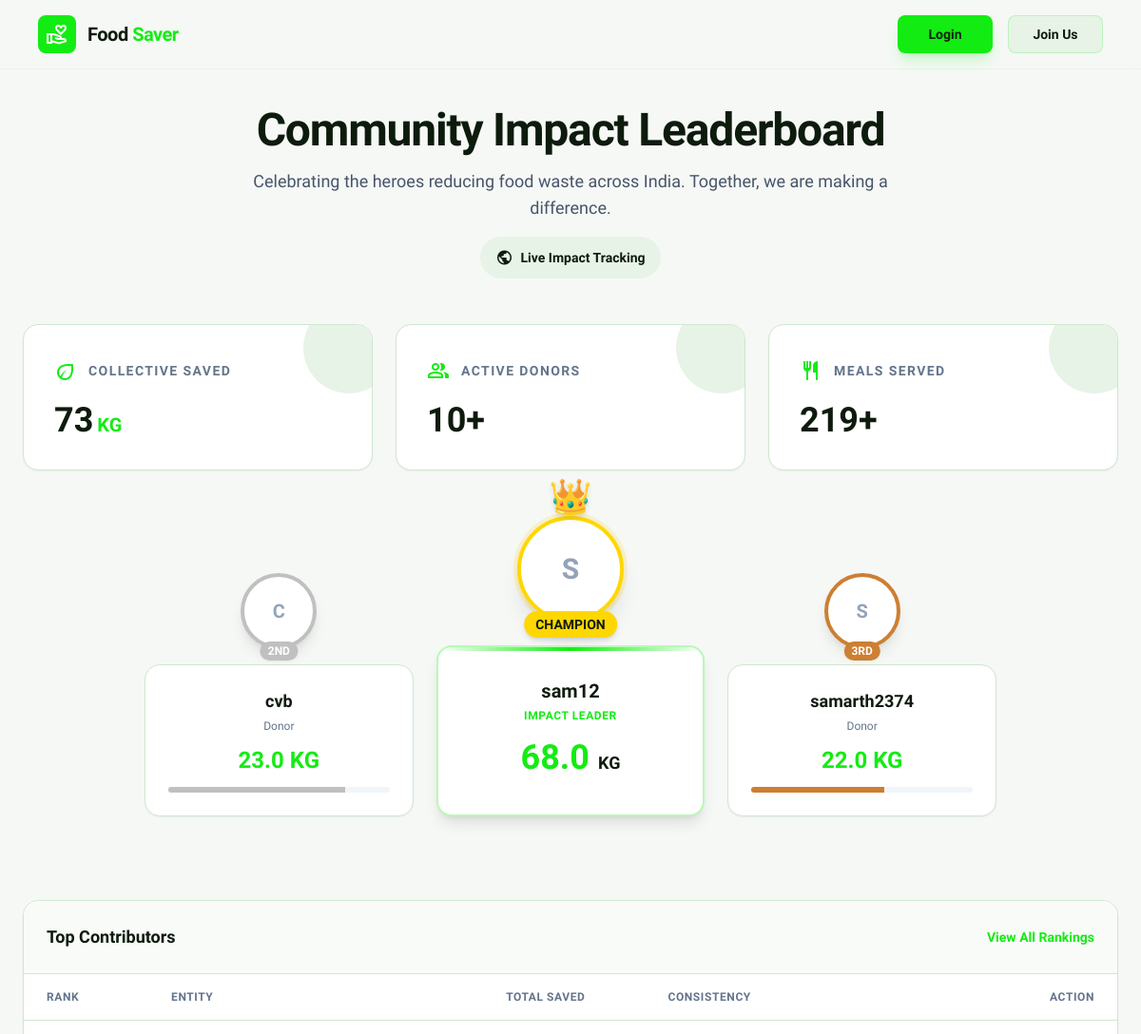
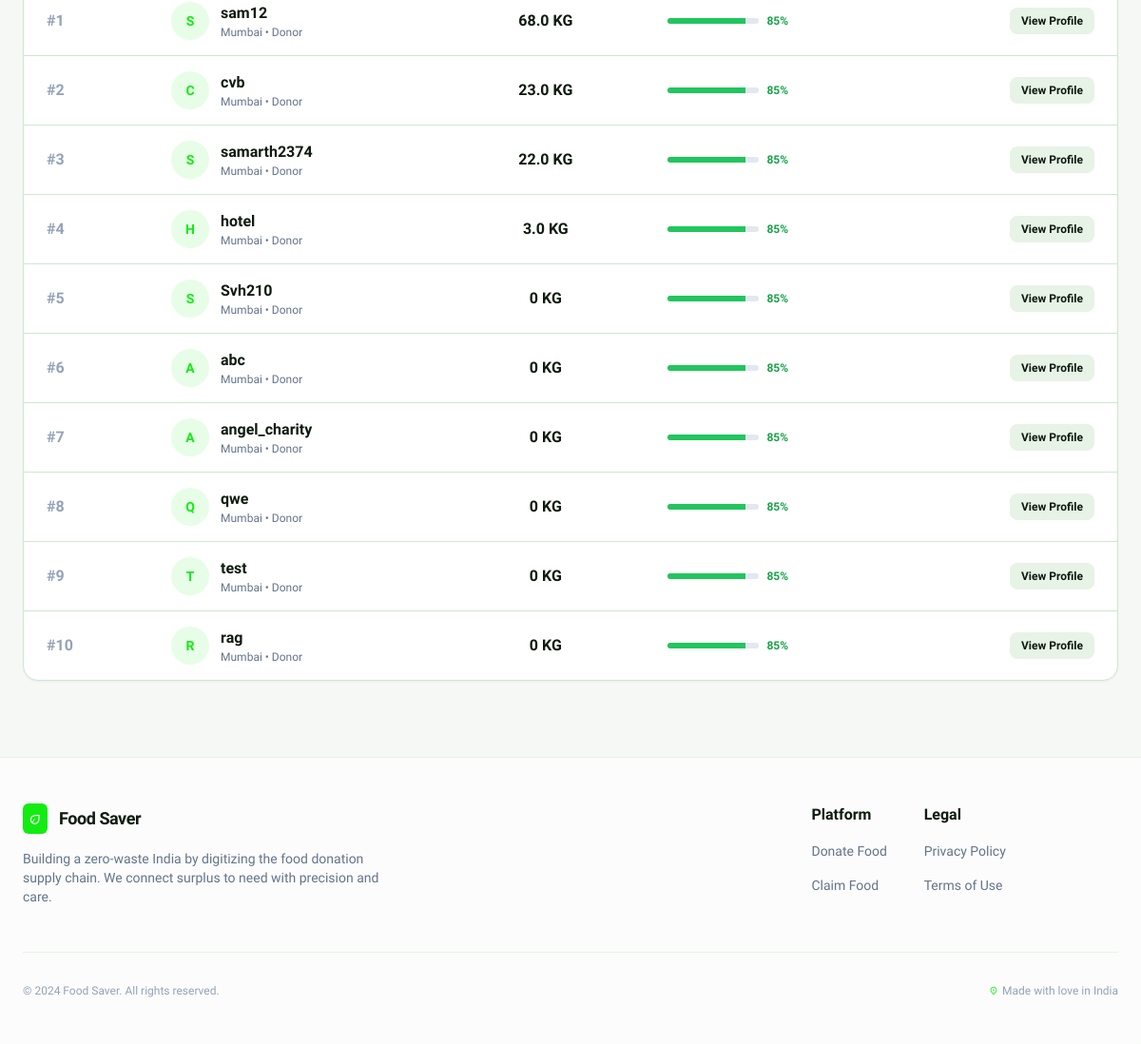
The page /analytics/leaderboard/ on the database its author committed (2 pictures, top to bottom).
### users/models.py (models this page shows, shortened)
class User(AbstractUser):
    ROLE_CHOICES = (
        ('donor', 'Donor'),
        ('claimant', 'Claimant'),
        ('volunteer', 'Volunteer'),
        ('admin', 'Admin'),
    )
    role = models.CharField(max_length=10, choices=ROLE_CHOICES, default='claimant')
    is_verified = models.BooleanField(default=False)
    latitude = models.FloatField(null=True, blank=True)
    longitude = models.FloatField(null=True, blank=True)
    address = models.TextField(blank=True)
    restaurant_license = models.CharField(max_length=50, blank=True, help_text="For Donors")
    ngo_registration = models.CharField(max_length=50, blank=True, help_text="For Claimants")
    institution_name = models.CharField(max_length=100, blank=True)
    trust_score = models.FloatField(default=5.0)

### analytics/views.py (the view)
# urls.py: path('leaderboard/', views.leaderboard_view, name='leaderboard'),
def leaderboard_view(request):
    User = get_user_model()
    donors = User.objects.filter(role='donor').annotate(
        total_donated_kg=Sum('listings__quantity_kg', default=0)
    ).order_by('-total_donated_kg')[:10]
    completed_claims = Claim.objects.filter(status='completed')
    total_kg = completed_claims.aggregate(Sum('listing__quantity_kg'))['listing__quantity_kg__sum'] or 0
    meals_served = int(total_kg * 3)
    active_donors = User.objects.filter(role='donor').count()
    return render(request, 'analytics/leaderboard.html', {
        'donors': donors,
        'total_kg': total_kg,
        'meals_served': meals_served,
        'active_donors': active_donors
    })

### templates/analytics/leaderboard.html (shortened to what this page needs)
{% extends 'base.html' %}
{% block content %}
<div class="space-y-12 py-10 px-6 max-w-[1280px] mx-auto">
    <div class="text-center space-y-4">
        <h1 class="text-4xl md:text-5xl font-black text-[#0d1b0d] dark:text-white tracking-tight">
            Community Impact Leaderboard
        </h1>
        <p class="text-slate-600 dark:text-slate-400 max-w-2xl mx-auto text-lg">
            Celebrating the heroes reducing food waste across India. Together, we are making a difference.
        </p>
        <div
            class="inline-flex items-center gap-2 bg-[#e7f3e7] dark:bg-primary/10 text-[#0d1b0d] dark:text-primary px-4 py-2 rounded-full font-bold text-sm">
            <span class="material-symbols-outlined text-lg">public</span>
            <span>Live Impact Tracking</span>
        </div>
    </div>
    <div class="grid grid-cols-1 md:grid-cols-3 gap-6">
        <div
            class="bg-white dark:bg-[#1a2e1a] border border-[#cfe7cf] dark:border-[#2a3d2a] p-8 rounded-2xl shadow-sm hover:shadow-md transition-shadow relative overflow-hidden group">
            <div
                class="absolute -right-6 -top-6 bg-[#e7f3e7] dark:bg-[#152915] w-24 h-24 rounded-full group-hover:scale-110 transition-transform">
            </div>
            <div class="relative z-10">
                <div class="flex items-center gap-3 mb-4">
                    <span class="material-symbols-outlined text-primary text-2xl">eco</span>
                    <h3 class="font-bold text-sm tracking-widest uppercase text-slate-500 dark:text-slate-400">
                        Collective Saved</h3>
                </div>
                <div class="flex items-baseline gap-1">
                    <span class="text-4xl font-black text-[#0d1b0d] dark:text-white">{{total_kg|floatformat:0}}</span>
                    <span class="text-xl font-bold text-primary">KG</span>
                </div>
            </div>
        </div>
        <div
            class="bg-white dark:bg-[#1a2e1a] border border-[#cfe7cf] dark:border-[#2a3d2a] p-8 rounded-2xl shadow-sm hover:shadow-md transition-shadow relative overflow-hidden group">
            <div
                class="absolute -right-6 -top-6 bg-[#e7f3e7] dark:bg-[#152915] w-24 h-24 rounded-full group-hover:scale-110 transition-transform">
            </div>
            <div class="relative z-10">
                <div class="flex items-center gap-3 mb-4">
                    <span class="material-symbols-outlined text-primary text-2xl">group</span>
                    <h3 class="font-bold text-sm tracking-widest uppercase text-slate-500 dark:text-slate-400">Active
                        Donors</h3>
                </div>
                <div class="flex items-baseline gap-1">
                    <span class="text-4xl font-black text-[#0d1b0d] dark:text-white">{{active_donors}}+</span>
                </div>
            </div>
        </div>
        <div
            class="bg-white dark:bg-[#1a2e1a] border border-[#cfe7cf] dark:border-[#2a3d2a] p-8 rounded-2xl shadow-sm hover:shadow-md transition-shadow relative overflow-hidden group">
            <div
                class="absolute -right-6 -top-6 bg-[#e7f3e7] dark:bg-[#152915] w-24 h-24 rounded-full group-hover:scale-110 transition-transform">
            </div>
            <div class="relative z-10">
                <div class="flex items-center gap-3 mb-4">
                    <span class="material-symbols-outlined text-primary text-2xl">restaurant</span>
                    <h3 class="font-bold text-sm tracking-widest uppercase text-slate-500 dark:text-slate-400">Meals
                        Served</h3>
                </div>
                <div class="flex items-baseline gap-1">
                    <span class="text-4xl font-black text-[#0d1b0d] dark:text-white">{{meals_served}}+</span>
                </div>
            </div>
        </div>
    </div>
    <div class="grid grid-cols-1 md:grid-cols-3 gap-6 items-end justify-center max-w-4xl mx-auto py-10">
        {% if donors|length > 1 %}
        <div class="order-2 md:order-1 flex flex-col items-center">
            <div class="relative mb-4">
                <div
                    class="size-20 rounded-full border-4 border-[#C0C0C0] overflow-hidden bg-white shadow-lg flex items-center justify-center text-xl font-bold text-slate-400">
                    {{donors.1.username|slice:":1"|upper}}
                </div>
                <div
                    class="absolute -bottom-3 left-1/2 -translate-x-1/2 bg-[#C0C0C0] text-white text-xs font-bold px-2 py-0.5 rounded-full shadow-sm">
                    2ND</div>
            </div>
            <div
                class="bg-white dark:bg-[#1a2e1a] border border-[#cfe7cf] dark:border-[#2a3d2a] p-6 rounded-2xl shadow-sm text-center w-full max-w-sm hover:-translate-y-1 transition-transform duration-300">
                <h3 class="font-bold text-lg mb-1 truncate">{{donors.1.username}}</h3>
                <p class="text-slate-500 text-xs mb-3">{{donors.1.role|title}}</p>
                <div class="text-2xl font-black text-primary">{{donors.1.total_donated_kg}} KG</div>
                <div class="w-full bg-slate-100 dark:bg-black/20 h-1.5 rounded-full mt-3 overflow-hidden">
                    <div class="bg-[#C0C0C0] h-full w-[80%]"></div>
                </div>
            </div>
        </div>
        {% endif %}
        {% if donors|length > 0 %}
        <div class="order-1 md:order-2 flex flex-col items-center -mt-10">
            <div class="relative mb-6">
                <div class="absolute -top-10 left-1/2 -translate-x-1/2 text-4xl text-yellow-400 drop-shadow-md">👑</div>
                <div
                    class="size-28 rounded-full border-4 border-[#FFD700] overflow-hidden bg-white shadow-xl flex items-center justify-center text-3xl font-bold text-slate-400 ring-4 ring-yellow-400/20">
                    {{donors.0.username|slice:":1"|upper}}
                </div>
                <div
                    class="absolute -bottom-4 left-1/2 -translate-x-1/2 bg-[#FFD700] text-[#0d1b0d] text-sm font-black px-3 py-1 rounded-full shadow-md">
                    CHAMPION</div>
            </div>
            <div
                class="bg-white dark:bg-[#1a2e1a] border-2 border-primary/30 p-8 rounded-2xl shadow-lg text-center w-full max-w-sm z-10 hover:-translate-y-1 transition-transform duration-300 relative overflow-hidden">
                <div
                    class="absolute top-0 left-0 w-full h-1 bg-gradient-to-r from-transparent via-primary to-transparent">
                </div>
                <h3 class="font-black text-xl mb-1 truncate">{{donors.0.username}}</h3>
                <p class="text-primary font-bold text-xs uppercase tracking-wider mb-4">Impact Leader</p>
                <div class="text-4xl font-black text-primary mb-2">{{donors.0.total_donated_kg}} <span
                        class="text-lg text-[#0d1b0d] dark:text-white">KG</span></div>
            </div>
        </div>
        {% endif %}
        {% if donors|length > 2 %}
        <div class="order-3 flex flex-col items-center">
            <div class="relative mb-4">
                <div
                    class="size-20 rounded-full border-4 border-[#CD7F32] overflow-hidden bg-white shadow-lg flex items-center justify-center text-xl font-bold text-slate-400">
                    {{donors.2.username|slice:":1"|upper}}
                </div>
                <div
                    class="absolute -bottom-3 left-1/2 -translate-x-1/2 bg-[#CD7F32] text-white text-xs font-bold px-2 py-0.5 rounded-full shadow-sm">
                    3RD</div>
            </div>
            <div
                class="bg-white dark:bg-[#1a2e1a] border border-[#cfe7cf] dark:border-[#2a3d2a] p-6 rounded-2xl shadow-sm text-center w-full max-w-sm hover:-translate-y-1 transition-transform duration-300">
                <h3 class="font-bold text-lg mb-1 truncate">{{donors.2.username}}</h3>
                <p class="text-slate-500 text-xs mb-3">{{donors.2.role|title}}</p>
                <div class="text-2xl font-black text-primary">{{donors.2.total_donated_kg}} KG</div>
                <div class="w-full bg-slate-100 dark:bg-black/20 h-1.5 rounded-full mt-3 overflow-hidden">
                    <div class="bg-[#CD7F32] h-full w-[60%]"></div>
                </div>
            </div>
        </div>
        {% endif %}
    </div>
    <div
        class="bg-white dark:bg-[#1a2e1a] border border-[#cfe7cf] dark:border-[#2a3d2a] rounded-2xl overflow-hidden shadow-sm">
        <div
            class="p-6 border-b border-[#cfe7cf] dark:border-[#2a3d2a] bg-[#f9fbf9] dark:bg-white/5 flex justify-between items-center">
            <h3 class="font-bold text-lg">Top Contributors</h3>
            <button class="text-sm font-bold text-primary hover:underline">View All Rankings</button>
        </div>
        <div class="overflow-x-auto">
            <table class="w-full text-left border-collapse">
                <thead>
                    <tr
                        class="text-xs font-bold text-slate-500 uppercase tracking-wider border-b border-[#cfe7cf] dark:border-[#2a3d2a]">
                        <th class="px-6 py-4">Rank</th>
                        <th class="px-6 py-4">Entity</th>
                        <th class="px-6 py-4 text-center">Total Saved</th>
                        <th class="px-6 py-4">Consistency</th>
                        <th class="px-6 py-4 text-right">Action</th>
                    </tr>
                </thead>
                <tbody class="divide-y divide-[#cfe7cf] dark:divide-[#2a3d2a]">
                    {% for donor in donors %}
                    <tr class="hover:bg-[#f6f8f6] dark:hover:bg-white/5 transition-colors">
                        <td class="px-6 py-4 font-black text-slate-400">#{{forloop.counter}}</td>
                        <td class="px-6 py-4">
                            <div class="flex items-center gap-3">
                                <div
                                    class="size-10 rounded-full bg-primary/10 flex items-center justify-center text-primary font-bold text-sm">
                                    {{donor.username|slice:":1"|upper}}
                                </div>
                                <div>
                                    <div class="font-bold text-[#0d1b0d] dark:text-white">{{donor.username}}</div>
                                    <div class="text-xs text-slate-500">{{donor.profile.location|default:"Mumbai"}} •
                                        {{donor.role|title}}</div>
                                </div>
                            </div>
                        </td>
                        <td class="px-6 py-4 text-center font-bold text-[#0d1b0d] dark:text-white">
                            {{donor.total_donated_kg|default:0}} KG</td>
                        <td class="px-6 py-4">
                            <div class="flex items-center gap-2">
                                <div class="w-24 bg-slate-200 dark:bg-slate-700 h-1.5 rounded-full overflow-hidden">
                                    <div class="bg-green-500 h-full w-[85%]"></div>
                                </div>
                                <span class="text-xs font-bold text-green-600">85%</span>
                            </div>
                        </td>
                        <td class="px-6 py-4 text-right">
                            <button
                                class="px-3 py-1.5 bg-[#e7f3e7] dark:bg-white/10 hover:bg-primary/20 text-[#0d1b0d] dark:text-white text-xs font-bold rounded-lg transition-colors">
                                View Profile
                            </button>
                        </td>
                    </tr>
                    {% endfor %}
                </tbody>
            </table>
        </div>
    </div>
</div>
{% endblock %}

### templates/base.html (style rules this page uses)
.material-symbols-outlined { font-variation-settings: 'FILL' 0, 'wght' 400, 'GRAD' 0, 'opsz' 24; }
body { font-family: "Work Sans", sans-serif; }

### rows shown on the page
User: username "C", username "cvb", role "Donor", donors "23.0", profile.location "Mumbai", total_donated_kg "23.0"
User: username "S", username "sam12", donors "68.0", profile.location "Mumbai", role "Donor", total_donated_kg "68.0"
User: username "S", username "samarth2374", role "Donor", donors "22.0", profile.location "Mumbai", total_donated_kg "22.0"
User: username "H", username "hotel", profile.location "Mumbai", role "Donor", total_donated_kg "3.0"
User: username "S", username "Svh210", profile.location "Mumbai", role "Donor", total_donated_kg "0"
User: username "A", username "abc", profile.location "Mumbai", role "Donor", total_donated_kg "0"
User: username "A", username "angel_charity", profile.location "Mumbai", role "Donor", total_donated_kg "0"
User: username "Q", username "qwe", profile.location "Mumbai", role "Donor", total_donated_kg "0"
User: username "T", username "test", profile.location "Mumbai", role "Donor", total_donated_kg "0"
User: username "R", username "rag", profile.location "Mumbai", role "Donor", total_donated_kg "0"

### other values the page prints
{{ total_kg|floatformat:0 }} "73"
{{ active_donors }} "10"
{{ meals_served }} "219"
